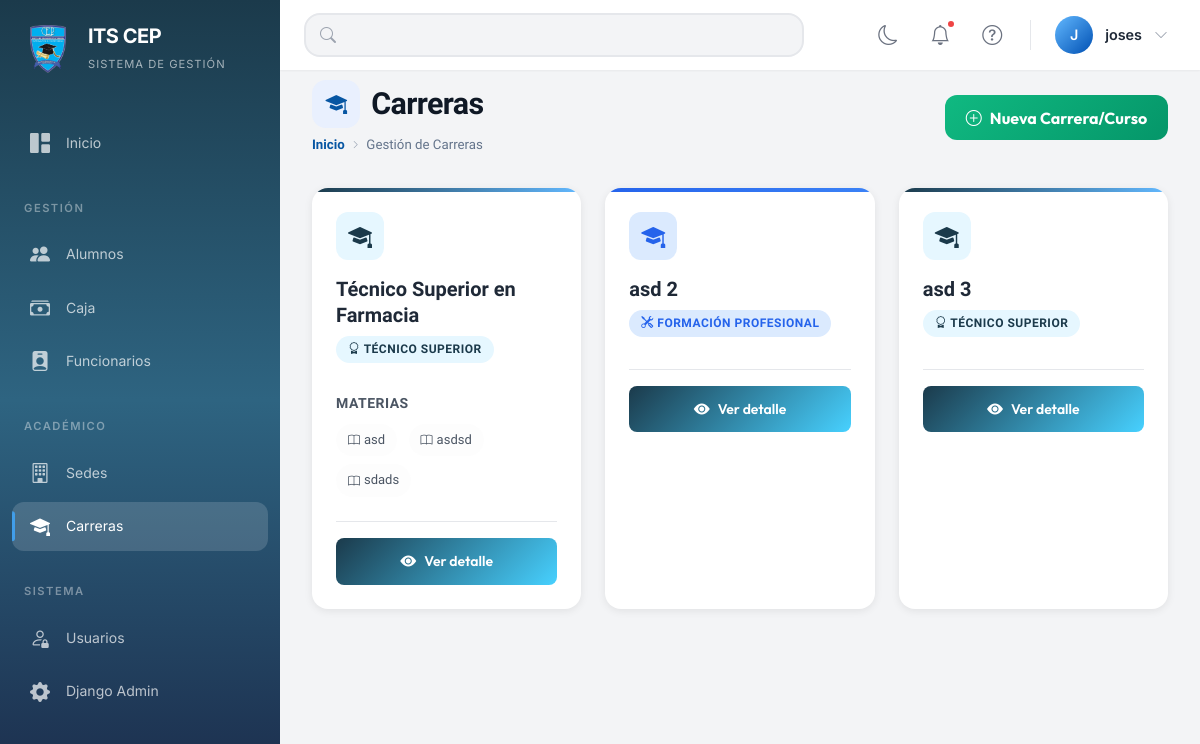
/carreras/ (signed in), run on an earlier commit of the app's database.
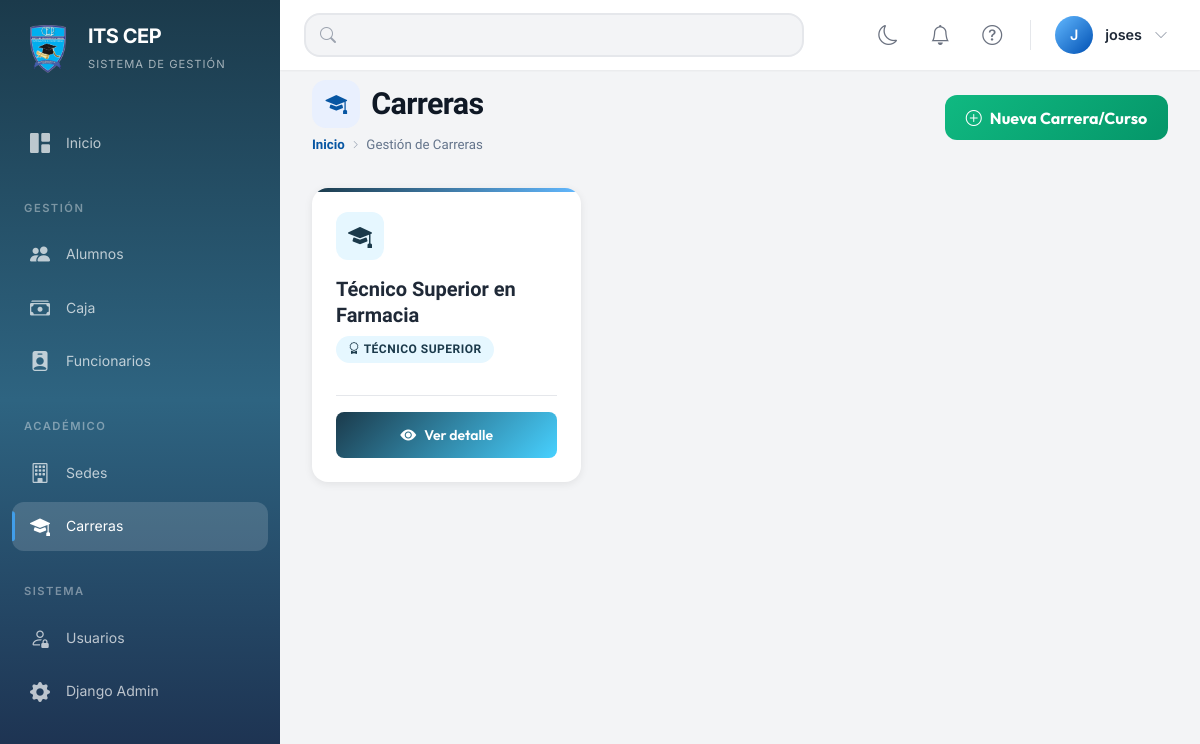
And on a later commit of the database.
### sysapp/models.py (models this page shows, shortened)
class Carrera(models.Model):
    NATURALIDAD_CHOICES = [
        ('TS', 'Técnico Superior'),
        ('FP', 'Formación Profesional'),
    ]
    nombre = models.CharField(max_length=200, verbose_name="Nombre")
    naturalidad = models.CharField(max_length=2, choices=NATURALIDAD_CHOICES, verbose_name="Tipo")
    duracion_meses = models.IntegerField(help_text="Duración total en meses", verbose_name="Duración (meses)")
    descripcion = models.TextField(blank=True, verbose_name="Descripción")
    monto_matricula = models.DecimalField(
        max_digits=10, decimal_places=0, default=0,
        verbose_name="Monto Matrícula (Gs.)", help_text="Costo de matrícula de la carrera"
    )
    monto_mensualidad = models.DecimalField(
        max_digits=10, decimal_places=0, default=0,
        verbose_name="Mensualidad (Gs.)", help_text="Costo mensual de la carrera"
    )
    activa = models.BooleanField(default=True, verbose_name="Activa")
    class Meta:
        verbose_name = "Carrera"
        verbose_name_plural = "Carreras"
        ordering = ['nombre']

class Materia(models.Model):
    carrera = models.ForeignKey(Carrera, on_delete=models.CASCADE, related_name='materias', verbose_name="Carrera")
    nombre = models.CharField(max_length=200, verbose_name="Nombre")
    link_classroom = models.URLField(blank=True, help_text="Link de Google Classroom", verbose_name="Link Classroom")
    bimestre = models.IntegerField(null=True, blank=True, help_text="Solo para Técnico Superior", verbose_name="Bimestre")
    orden = models.IntegerField(default=0, help_text="Orden de la materia en el plan", verbose_name="Orden")
    docente = models.ForeignKey(
        'Funcionario', on_delete=models.SET_NULL, null=True, blank=True,
        related_name='materias_asignadas', verbose_name="Docente",
        limit_choices_to={'cargo': 'DOCENCIA', 'activo': True}
    )
    fecha_examen_parcial = models.DateField(null=True, blank=True, verbose_name="Fecha Examen Parcial")
    fecha_examen_final = models.DateField(null=True, blank=True, verbose_name="Fecha Examen Final")
    class Meta:
        verbose_name = "Materia"
        verbose_name_plural = "Materias"
        ordering = ['carrera', 'orden']

### sysapp/views.py (the view)
# urls.py: path('carreras/', views.lista_carreras, name='lista_carreras'),
@login_required
def lista_carreras(request):
    carreras      = Carrera.objects.filter(activa=True).prefetch_related('materias', 'alumnos')
    total_materias= sum(c.materias.count() for c in carreras)
    total_docentes= Funcionario.objects.filter(cargo='DOCENCIA', activo=True).count()
    return render(request, 'carreras/listaCarreras.html', {
        'carreras': carreras, 'total_materias': total_materias, 'total_docentes': total_docentes,
    })

### sysapp/templates/carreras/listaCarreras.html (shortened to what this page needs)
{% extends 'base.html' %}
{% load static %}
{% block extra_css %}
<link rel="stylesheet" href="{% static 'css/carreras.css' %}">
{% endblock %}
{% block content %}
<div class="lk mt-5">
    <div class="lk-head">
        <div class="lk-head-left">
            <div class="lk-head-title">
                <div class="lk-head-title-icon">
                    <i class="bi bi-mortarboard-fill"></i>
                </div>
                Carreras
            </div>
            <div class="lk-breadcrumb">
                <a href="{% url 'dashboard' %}">Inicio</a>
                <i class="bi bi-chevron-right"></i>
                <span>Gestión de Carreras</span>
            </div>
        </div>
        <div>
            <a href="{% url 'crear_carrera' %}"
               class="btn btn-success d-inline-flex align-items-center gap-2"
               style="border-radius:12px; font-weight:700; padding:.65rem 1.3rem; font-family:'Outfit',sans-serif;">
                <i class="bi bi-plus-circle"></i> Nueva Carrera/Curso
            </a>
        </div>
    </div>
    {% if carreras %}
    <div class="row g-4">
        {% for carrera in carreras %}
        <div class="col-md-6 col-lg-4">
            <a href="{% url 'detalle_carrera' carrera.id %}" class="text-decoration-none h-100 d-block">
                <div class="carrera-card {% if carrera.naturalidad == 'TS' %}tecnico-superior{% else %}formacion-profesional{% endif %}">
                    <div class="carrera-icon {% if carrera.naturalidad == 'TS' %}ts{% else %}fp{% endif %}">
                        <i class="bi bi-mortarboard-fill"></i>
                    </div>
                    <div class="carrera-header">
                        <h4 class="carrera-title">{{ carrera.nombre }}</h4>
                        <span class="carrera-type {% if carrera.naturalidad == 'TS' %}ts{% else %}fp{% endif %}">
                            <i class="bi {% if carrera.naturalidad == 'TS' %}bi-award{% else %}bi-tools{% endif %}"></i>
                            {{ carrera.get_naturalidad_display }}
                        </span>
                    </div>
                    {% if carrera.materias.all %}
                    <div class="materias-preview">
                        <h6>Materias</h6>
                        {% for materia in carrera.materias.all|slice:":4" %}
                        <span class="materia-chip">
                            <i class="bi bi-book"></i>{{ materia.nombre }}
                        </span>
                        {% endfor %}
                    </div>
                    {% endif %}
                    <div class="carrera-actions">
                        <div class="btn-view-detail">
                            <i class="bi bi-eye-fill"></i> Ver detalle
                        </div>
                    </div>
                </div>
            </a>
        </div>
        {% endfor %}
    </div>
    {% endif %}
</div>
{% endblock %}

### sysapp/templates/base.html (shortened to what the changed rows need)
{% load static %}
<html lang="es">
<head>
    <link href="https://cdn.jsdelivr.net/npm/bootstrap@5.3.0/dist/css/bootstrap.min.css" rel="stylesheet">
    <link rel="stylesheet" href="https://cdn.jsdelivr.net/npm/bootstrap-icons@1.11.0/font/bootstrap-icons.css">
    <link rel="stylesheet" href="{% static 'css/base.css' %}">
    <link rel="stylesheet" href="{% static 'css/responsive_improvements.css' %}">
    <link rel="stylesheet" href="{% static 'css/print.css' %}" media="print">
    {% block extra_css %}{% endblock %}
</head>
<body>
<aside class="sidebar" id="sidebar" aria-label="Menú principal de navegación">
    <div class="sidebar-brand" role="banner">
        <div class="brand-info">
            <h1 class="brand-name">ITS CEP</h1>
        </div>
    </div>
</aside>
<main class="main-content" id="main-content" role="main">
    <header class="top-bar" role="banner">
        <div class="top-bar-right">
            <div class="position-relative d-inline-block">
                <button class="top-bar-btn" id="notificationsToggle" title="Notificaciones" aria-label="Notificaciones" aria-expanded="false" type="button">
                    <i class="bi bi-bell"></i>
                    {% if total_notificaciones > 0 %}
                    <span class="notification-dot" aria-hidden="true"></span>
                    {% endif %}
                </button>
            </div>
        </div>
    </header>
    <div class="content-wrapper animate-fadeIn">
        {% block content %}{% endblock %}
    </div>
</main>
</body>
</html>

What changed in the data, as far as the page shows it:
removed Materia: nombre "asd"
removed Materia: nombre "asdsd"
removed Materia: nombre "sdads"
removed Carrera: nombre "asd 2", naturalidad "FORMACIÓN PROFESIONAL"
removed Carrera: nombre "asd 3", naturalidad "TÉCNICO SUPERIOR"
changed Carrera "Técnico Superior en Farmacia": no longer shows "MATERIAS"
